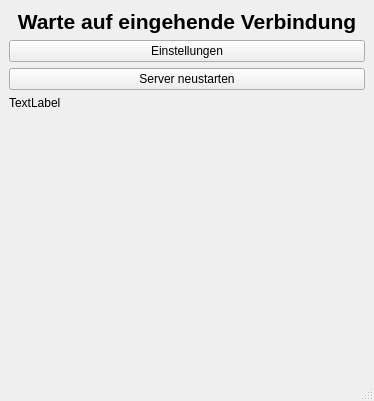
<?xml version="1.0" encoding="UTF-8"?>
<ui version="4.0">
 <class>MainWindow</class>
 <widget class="QMainWindow" name="MainWindow">
  <property name="geometry">
   <rect>
    <x>0</x>
    <y>0</y>
    <width>374</width>
    <height>401</height>
   </rect>
  </property>
  <property name="windowTitle">
   <string>MainWindow</string>
  </property>
  <widget class="QWidget" name="centralwidget">
   <layout class="QVBoxLayout" name="verticalLayout">
    <item>
     <widget class="QLabel" name="label">
      <property name="text">
       <string>&lt;html&gt;&lt;head/&gt;&lt;body&gt;&lt;p&gt;&lt;span style=&quot; font-size:16pt; font-weight:600;&quot;&gt;Warte auf eingehende Verbindung&lt;/span&gt;&lt;/p&gt;&lt;/body&gt;&lt;/html&gt;</string>
      </property>
      <property name="textFormat">
       <enum>Qt::RichText</enum>
      </property>
      <property name="alignment">
       <set>Qt::AlignCenter</set>
      </property>
     </widget>
    </item>
    <item>
     <widget class="QPushButton" name="BtnEinstellungen">
      <property name="text">
       <string>Einstellungen</string>
      </property>
     </widget>
    </item>
    <item>
     <widget class="QPushButton" name="BtnRestart">
      <property name="text">
       <string>Server neustarten</string>
      </property>
     </widget>
    </item>
    <item>
     <widget class="QLabel" name="label_2">
      <property name="text">
       <string>TextLabel</string>
      </property>
     </widget>
    </item>
    <item>
     <spacer name="verticalSpacer">
      <property name="orientation">
       <enum>Qt::Vertical</enum>
      </property>
      <property name="sizeHint" stdset="0">
       <size>
        <width>20</width>
        <height>40</height>
       </size>
      </property>
     </spacer>
    </item>
   </layout>
  </widget>
  <widget class="QMenuBar" name="menubar">
   <property name="geometry">
    <rect>
     <x>0</x>
     <y>0</y>
     <width>374</width>
     <height>30</height>
    </rect>
   </property>
  </widget>
  <widget class="QStatusBar" name="statusbar"/>
 </widget>
 <resources/>
 <connections/>
</ui>
